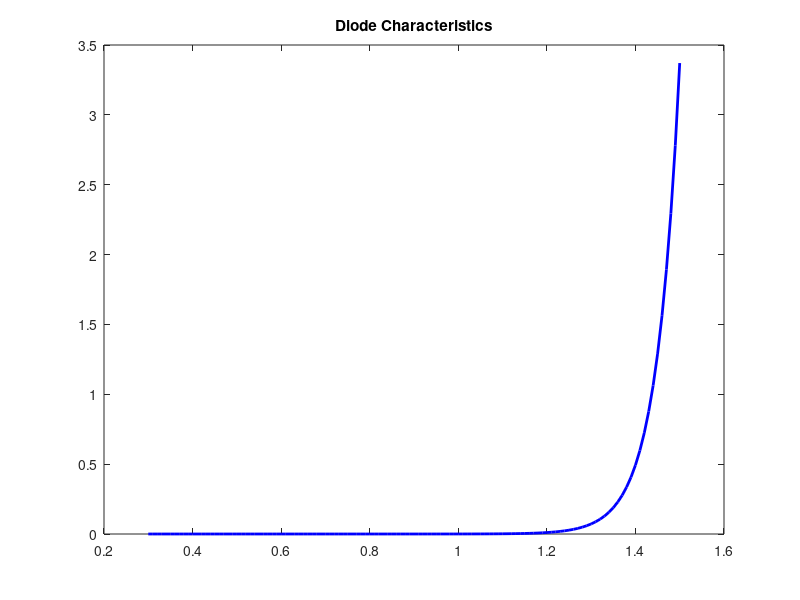

This figure's MATLAB source:
clearvars;
i0 = 1e-12; %Saturation current
Vt = 0.026; %Thermal voltage
Vd = 0.3:0.01:1.5; %Diode voltage
i = i0*(exp(Vd/(2*Vt))-1); %Diode equation
plot(Vd,i,'b-','Linewidth',2);
title('Diode Characteristics');
